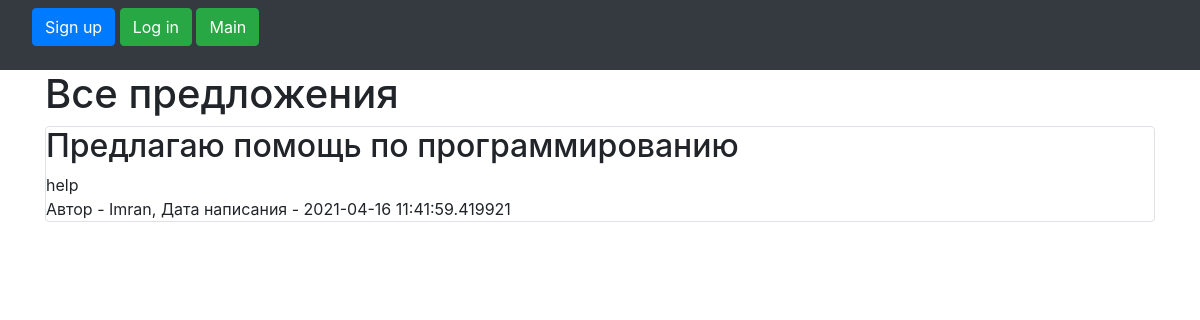
Before: / with the older database file.
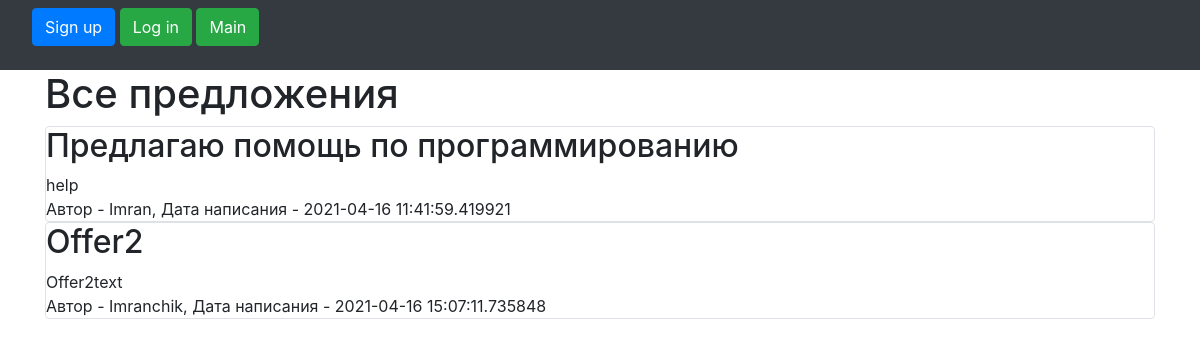
After: the same page with the newer database file.
### data/offers.py (models this page shows)
class Offer(SqlAlchemyBase):
    __tablename__ = 'offers'
    id = sqlalchemy.Column(sqlalchemy.Integer, primary_key=True, autoincrement=True)
    title = sqlalchemy.Column(sqlalchemy.String, nullable=True)
    content = sqlalchemy.Column(sqlalchemy.String, nullable=True)
    created_date = sqlalchemy.Column(sqlalchemy.DateTime, default=datetime.datetime.now)
    is_taken = sqlalchemy.Column(sqlalchemy.Boolean, default=False)
    user_id = sqlalchemy.Column(sqlalchemy.Integer, sqlalchemy.ForeignKey("users.id"))
    user = orm.relation('User')
    categories = orm.relation("Category", secondary="association", backref="offers")

### data/users.py (models this page shows, shortened)
class User(SqlAlchemyBase, UserMixin):
    __tablename__ = 'users'
    id = sqlalchemy.Column(sqlalchemy.Integer, primary_key=True, autoincrement=True)
    name = sqlalchemy.Column(sqlalchemy.String, nullable=True)
    about = sqlalchemy.Column(sqlalchemy.String, nullable=True)
    email = sqlalchemy.Column(sqlalchemy.String, index=True, unique=True, nullable=True)
    hashed_password = sqlalchemy.Column(sqlalchemy.String, nullable=True)
    created_date = sqlalchemy.Column(sqlalchemy.DateTime, default=datetime.datetime.now)
    offers = orm.relation("Offer", back_populates='user')

### main.py (the view)
@app.route("/")
def index():
    db_sess = db_session.create_session()
    if current_user.is_authenticated:
        offers = db_sess.query(Offer).filter((Offer.user == current_user) | (Offer.is_taken != True))
    else:
        offers = db_sess.query(Offer).filter(Offer.is_taken != True)
    return render_template("index.html", offers=offers)

### data/db_session.py (called while the page is built)
def create_session() -> Session:
    global __factory
    return __factory()

### templates/index.html (shortened to what this page needs)
{% extends "base.html" %}
{% block content %}
    <h1>Все предложения</h1>
    {% for item in offers %}
        {% if item.is_taken != True %}
        <div class="col-md6 border rounded">
            <h2>{{ item.title }}</h2>
            <div>
                {{ item.content }}
            </div>
            <div>
                Автор - {{ item.user.name }}, Дата написания - {{ item.created_date }}
            </div>
        </div>
        {% endif %}
    {% endfor %}
{% endblock %}

### templates/base.html (shortened to what this page needs)
<!doctype html>
<html lang="en">
<head>
    <link rel="stylesheet"
          href="https://stackpath.bootstrapcdn.com/bootstrap/4.4.1/css/bootstrap.min.css"
>
</head>
<body>
<header>
     <nav class="navbar navbar-expand-lg navbar-dark bg-dark">
      <div class="collapse navbar-collapse" id="navbar">
        <div class="navbar-nav">
        {% if current_user.is_authenticated %}
            <a class="navbar-brand" href="/logout">Logout</a>
            <a class="navbar-brand" href="/">Home</a>
            <a class="navbar-brand" href="/my_orders">My orders</a>
            <a class="navbar-brand" href="/orders_to_take">Orders to accept</a>
            <a class="navbar-brand" href="/search_user">Find Users</a>
        {% else %}
            <p>
                <a class="btn btn-primary " href="/register">Sign up</a>
                <a class="btn btn-success" href="/login">Log in</a>
                <a class="btn btn-success" href="/">Main</a>
            </p>
        {% endif %}
        </div>
      </div>
    </nav>
</header>
<main role="main" class="container">
    {% block content %}{% endblock %}
</main>
</body>
</html>

Changed rows visible on the page:
added Offer: title "Offer2", content "Offer2text", user.name "Imranchik", created_date "2021-04-16 15:07:11.735848"
